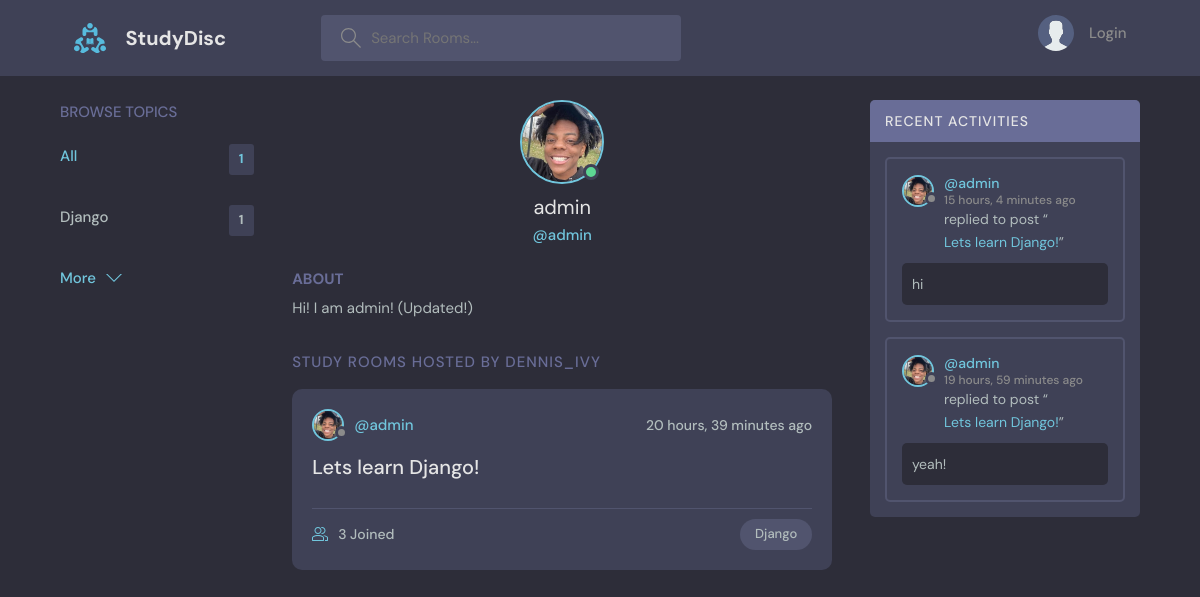
Page /profile/1/ on the committed database.
### base/models.py (models this page shows, shortened)
class Topic(models.Model):
    name = models.CharField(max_length=200)

class User(AbstractUser):
    name = models.CharField(max_length=200, null=True)
    email = models.EmailField(unique=True, null=True)
    bio = models.TextField(null=True)
    avatar = models.ImageField(null = True, default="avatar.svg")
    USERNAME_FIELD = 'email'
    REQUIRED_FIELDS = []

class Room(models.Model):
    host = models.ForeignKey(User, on_delete=models.SET_NULL, null=True)
    topic = models.ForeignKey(Topic, on_delete=models.SET_NULL, null=True)
    name = models.CharField(max_length=200)
    description = models.TextField(null=True, blank=True)
    participants = models.ManyToManyField(User, related_name='participants', blank=True)
    updated = models.DateTimeField(auto_now=True)
    created = models.DateTimeField(auto_now_add=True)
    class Meta:
        ordering = ['-updated', '-created']
    def __str__(self):
        return self.name

class Message(models.Model):
    user = models.ForeignKey(User, on_delete=models.CASCADE)
    room = models.ForeignKey(Room, on_delete=models.CASCADE)
    body = models.TextField()
    updated = models.DateTimeField(auto_now=True)
    created = models.DateTimeField(auto_now_add=True)
    class Meta:
        ordering = ['-updated', '-created']

### base/views.py (the view)
# urls.py: path("profile/<str:pk>/", views.userProfile, name="user-profile"),
def userProfile(request, pk):
    user = User.objects.get(id=pk)
    rooms = user.room_set.all()
    room_messages = user.message_set.all()
    topics = Topic.objects.all()
    context = {'user': user, 'rooms': rooms, 'room_messages': room_messages, 'topics': topics}
    return render(request, "base/profile.html", context)

### base/templates/base/profile.html (shortened to what this page needs)
{% extends 'main.html' %} {% block content %}
  <main class="profile-page layout layout--3">
    <div class="container">
      <div>
        {% include 'base/topics_component.html' %}
      </div>
      <div class="roomList">
        <div class="profile">
          <div class="profile__avatar">
            <div class="avatar avatar--large active">
              <img src="{{user.avatar.url}}" />
            </div>
          </div>
          <div class="profile__info">
            <h3>{{user.username}}</h3>
            <p>@{{user.username}}</p>
          </div>
          <div class="profile__about">
            <h3>About</h3>
            <p>
              {{user.bio}}
            </p>
          </div>
        </div>
        <div class="roomList__header">
          <div>
            <h2>Study Rooms Hosted by dennis_ivy</a>
            </h2>
          </div>
        </div>
        <div>{% include 'base/feed_component.html' %}</div>
      </div>
      <div>
        {% include 'base/activity_component.html' %}
      </div>
    </div>
  </main>
{% endblock content %}

### base/templates/base/topics_component.html
<div class="topics">
    <div class="topics__header">
        <h2>Browse Topics</h2>
    </div>
    <ul class="topics__list">
        <li>
            <a href="{% url 'home' %}" class="active"
                >All <span>{{topics.count}}</span></a
            >
        </li>
        {% for topic in topics %}
        <li>
            <a href="{% url 'home' %}?q={{topic.name}}"
                >{{topic.name}}<span>{{topic.room_set.all.count}}</span></a
            >
        </li>
        {% endfor %}
    </ul>
    <a class="btn btn--link" href="{% url 'topics' %}">
        More
        <svg
            version="1.1"
            xmlns="http://www.w3.org/2000/svg"
            width="32"
            height="32"
            viewBox="0 0 32 32"
        >
            <title>chevron-down</title>
            <path d="M16 21l-13-13h-3l16 16 16-16h-3l-13 13z"></path>
        </svg>
    </a>
</div>

### base/templates/base/feed_component.html (shortened to what this page needs)
{% for room in rooms %}
<div class="roomListRoom">
    <div class="roomListRoom__header">
        <a
            href="{% url 'user-profile' room.host.id %}"
            class="roomListRoom__author"
        >
            <div class="avatar avatar--small">
                <img src="{{room.host.avatar.url}}" />
            </div>
            <span>@{{room.host.username}}</span>
        </a>
        <div class="roomListRoom__actions">
            <span>{{room.created|timesince}} ago</span>
        </div>
    </div>
    <div class="roomListRoom__content">
        <a href="{% url 'room' room.id %}">{{room.name}}</a>
    </div>
    <div class="roomListRoom__meta">
        <a href="{% url 'room' room.id %}" class="roomListRoom__joined">
            {{room.participants.all.count}} Joined
        </a>
        <p class="roomListRoom__topic">{{room.topic.name}}</p>
    </div>
</div>
{% endfor %}

### base/templates/base/activity_component.html (shortened to what this page needs)
<div class="activities">
    <div class="activities__header">
        <h2>Recent Activities</h2>
    </div>
    {% for message in room_messages %}
    <div class="activities__box">
        <div class="activities__boxHeader roomListRoom__header">
            <a
                href="{% url 'user-profile' message.user.id %}"
                class="roomListRoom__author"
            >
                <div class="avatar avatar--small">
                    <img src="{{message.user.avatar.url}}" />
                </div>
                <p>
                    @{{message.user.username}}
                    <span> {{message.created|timesince}} ago</span>
                </p>
            </a>
        </div>
        <div class="activities__boxContent">
            <p>
                replied to post “<a href="{% url 'room' message.room.id %}"
                    >{{message.room}}</a
                >”
            </p>
            <div class="activities__boxRoomContent">{{message.body}}</div>
        </div>
    </div>
    {% endfor %}
</div>

### rows in the picture
Topic: name "Django", room_set.all.count "1"
User: avatar (picture), username "admin", bio "Hi! I am admin! (Updated!)"
Room: host.avatar (picture), host.username "admin", created "20 hours, 39 minutes", name "Lets learn Django!", participants.all.count "3", topic.name "Django"
Message: user.avatar (picture), user.username "admin", created "15 hours, 4 minutes", room "Lets learn Django!", body "hi"
Message: user.avatar (picture), user.username "admin", created "19 hours, 59 minutes", room "Lets learn Django!", body "yeah!"

### other values in the picture
{{ topics.count }} "1"
